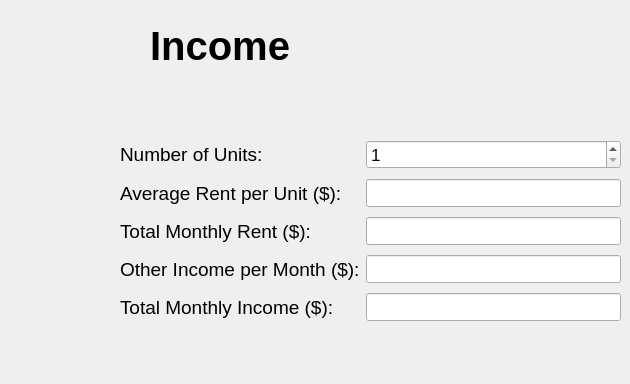
    <widget class="QWidget" name="Income_Tab">
     <property name="font">
      <font>
       <family>Arial</family>
       <pointsize>14</pointsize>
      </font>
     </property>
     <attribute name="title">
      <string>Income</string>
     </attribute>
     <widget class="QLabel" name="income_Header">
      <property name="geometry">
       <rect>
        <x>150</x>
        <y>20</y>
        <width>371</width>
        <height>51</height>
       </rect>
      </property>
      <property name="font">
       <font>
        <family>Arial</family>
        <pointsize>30</pointsize>
        <weight>75</weight>
        <bold>true</bold>
       </font>
      </property>
      <property name="text">
       <string>Income</string>
      </property>
     </widget>
     <widget class="QLabel" name="Logo_income">
      <property name="geometry">
       <rect>
        <x>0</x>
        <y>0</y>
        <width>121</width>
        <height>101</height>
       </rect>
      </property>
      <property name="text">
       <string/>
      </property>
      <property name="pixmap">
       <pixmap resource="SFI-white.qrc">:/newPrefix/SFI-white.png</pixmap>
      </property>
      <property name="scaledContents">
       <bool>true</bool>
      </property>
     </widget>
     <widget class="QWidget" name="formLayoutWidget_3">
      <property name="geometry">
       <rect>
        <x>120</x>
        <y>130</y>
        <width>501</width>
        <height>245</height>
       </rect>
      </property>
      <layout class="QFormLayout" name="Income_Form">
       <property name="verticalSpacing">
        <number>10</number>
       </property>
       <property name="topMargin">
        <number>10</number>
       </property>
       <property name="bottomMargin">
        <number>10</number>
       </property>
       <item row="0" column="0">
        <widget class="QLabel" name="Num_Units">
         <property name="frameShape">
          <enum>QFrame::NoFrame</enum>
         </property>
         <property name="text">
          <string>Number of Units:</string>
         </property>
        </widget>
       </item>
       <item row="1" column="0">
        <widget class="QLabel" name="Ave_Rent_Unit">
         <property name="text">
          <string>Average Rent per Unit ($):</string>
         </property>
        </widget>
       </item>
       <item row="0" column="1">
        <widget class="QSpinBox" name="num_units_input">
         <property name="font">
          <font>
           <family>Arial</family>
           <pointsize>13</pointsize>
          </font>
         </property>
         <property name="minimum">
          <number>1</number>
         </property>
         <property name="maximum">
          <number>200</number>
         </property>
        </widget>
       </item>
       <item row="1" column="1">
        <widget class="QLineEdit" name="ave_rent_input">
         <property name="font">
          <font>
           <family>Arial</family>
           <pointsize>13</pointsize>
          </font>
         </property>
        </widget>
       </item>
       <item row="2" column="0">
        <widget class="QLabel" name="Total_Rent_Month">
         <property name="text">
          <string>Total Monthly Rent ($):</string>
         </property>
        </widget>
       </item>
       <item row="2" column="1">
        <widget class="QLineEdit" name="tot_rent_month_auto">
         <property name="font">
          <font>
           <family>Arial</family>
           <pointsize>13</pointsize>
          </font>
         </property>
         <property name="readOnly">
          <bool>true</bool>
         </property>
        </widget>
       </item>
       <item row="3" column="0">
        <widget class="QLabel" name="Other_Income_Month">
         <property name="text">
          <string>Other Income per Month ($):</string>
         </property>
        </widget>
       </item>
       <item row="3" column="1">
        <widget class="QLineEdit" name="other_income_month_input">
         <property name="font">
          <font>
           <family>Arial</family>
           <pointsize>13</pointsize>
          </font>
         </property>
        </widget>
       </item>
       <item row="4" column="1">
        <widget class="QLineEdit" name="tot_income_month_auto">
         <property name="font">
          <font>
           <family>Arial</family>
           <pointsize>13</pointsize>
          </font>
         </property>
         <property name="readOnly">
          <bool>true</bool>
         </property>
        </widget>
       </item>
       <item row="4" column="0">
        <widget class="QLabel" name="Total_Income_Month">
         <property name="text">
          <string>Total Monthly Income ($):</string>
         </property>
        </widget>
       </item>
      </layout>
     </widget>
    </widget>
